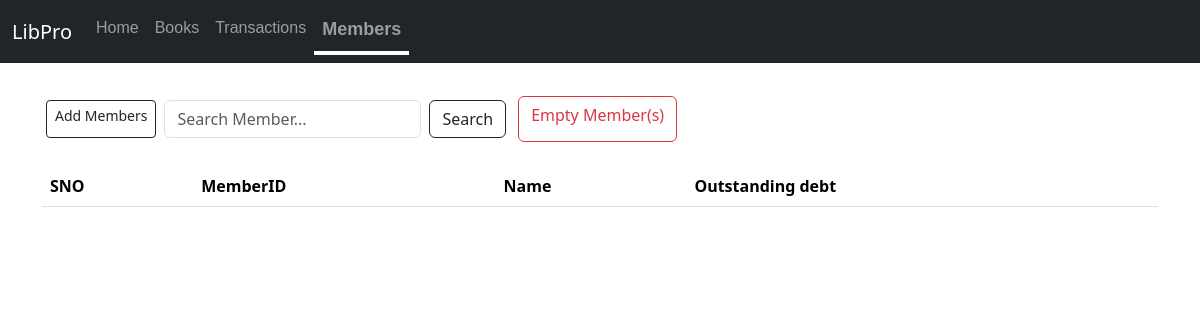
The app's page /members, older data.
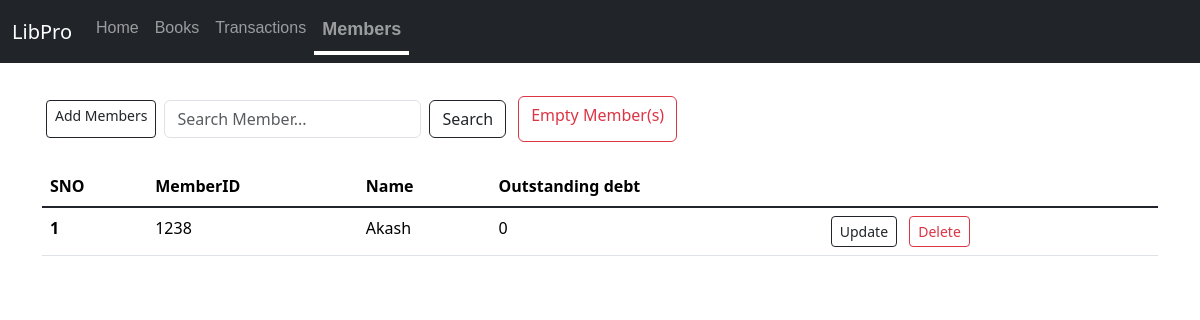
The same page, newer data.
### app.py (models this page shows)
class Members(db.Model):
    sno = db.Column(db.Integer, primary_key=True)
    memberid = db.Column(db.String(10),  nullable=False,unique=True)
    name = db.Column(db.String(30), nullable=False)
    outstanding_debt = db.Column(db.Integer, nullable=False)

### app.py (the view, shortened to what this page needs)
@app.route('/<string:table>',methods=['GET','POST'])
def view(table):
    record_class=globals().get(table.capitalize())
    if record_class is None:
        flash("Invalid Operation",'warning')
        return redirect('/')
    else:
        allrecords=record_class.query.all()
        return render_template(f'{table}.html',allrecords=allrecords)

### templates/members.html (shortened to what this page needs)
{% extends 'base.html' %}
{% block body %}
<div style="display:flex" class="container my-4">
  <a href="/addrecord/members" class="add btn btn-outline-dark btn-sm mx-1 my-1" type="button">Add Members</a>
<form style="width:fit-content" class="d-flex mx-1 my-1" method="POST" action="/search/members" role="search">
  <input class="form-control me-2" name="searchitem"  id="searchmember" type="search" placeholder="Search Member..." aria-label="Search">
  <button class="btn btn-outline-dark"  type="submit">Search</button>
</form>
<a class="btn btn-outline-danger mx-2" href="/empty/members" type="button">Empty Member(s)</a>
</div>
<div class="container">
    <table class="table">
        <thead>
          <tr>
            <th scope="col">SNO</th>
            <th scope="col">MemberID</th>
            <th scope="col">Name</th>
            <th scope="col">Outstanding debt</th>
          </tr>
        </thead>
        <tbody class="table-group-divider">
          {% for records in allrecords  %}
          <tr>
            <th scope="row">{{loop.index}}</th>
            <td>{{records.memberid}}</td>
            <td>{{records.name}}</td>
            <td>{{records.outstanding_debt}}</td>
            <td>
              <a href="/updaterecord/members/{{records.sno}}" type="button" class="btn btn-outline-dark btn-sm mx-1">Update</a>
              <a href="/deleterecord/members/{{records.sno}}" type="button" class="btn btn-outline-danger btn-sm mx-1">Delete</a>
            </td>
          </tr>
          {% endfor %}
        </tbody>
      </table>
</div>
{% endblock body %}

Row changes from the older to the newer data that the page shows:
added Members: memberid "1238", name "Akash", outstanding_debt "0"
